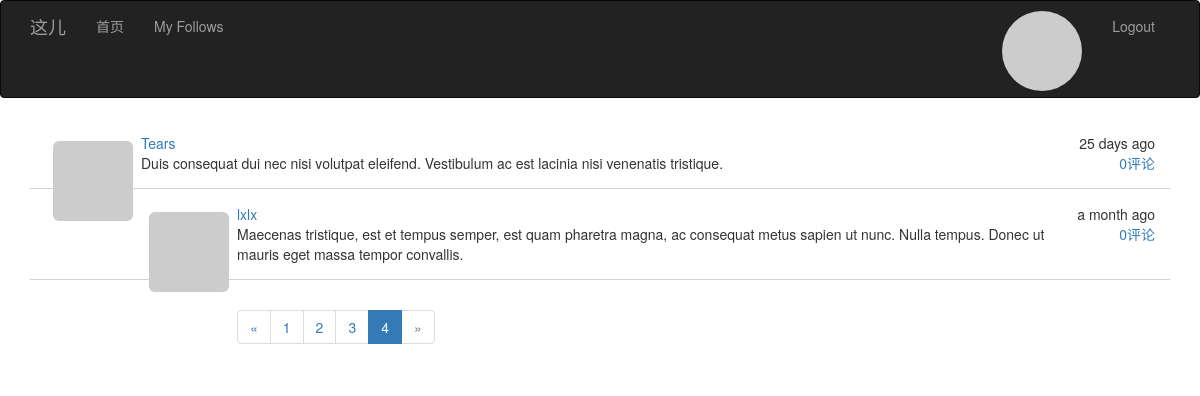
The app's page /followed_post?page=4 (signed in), older data.
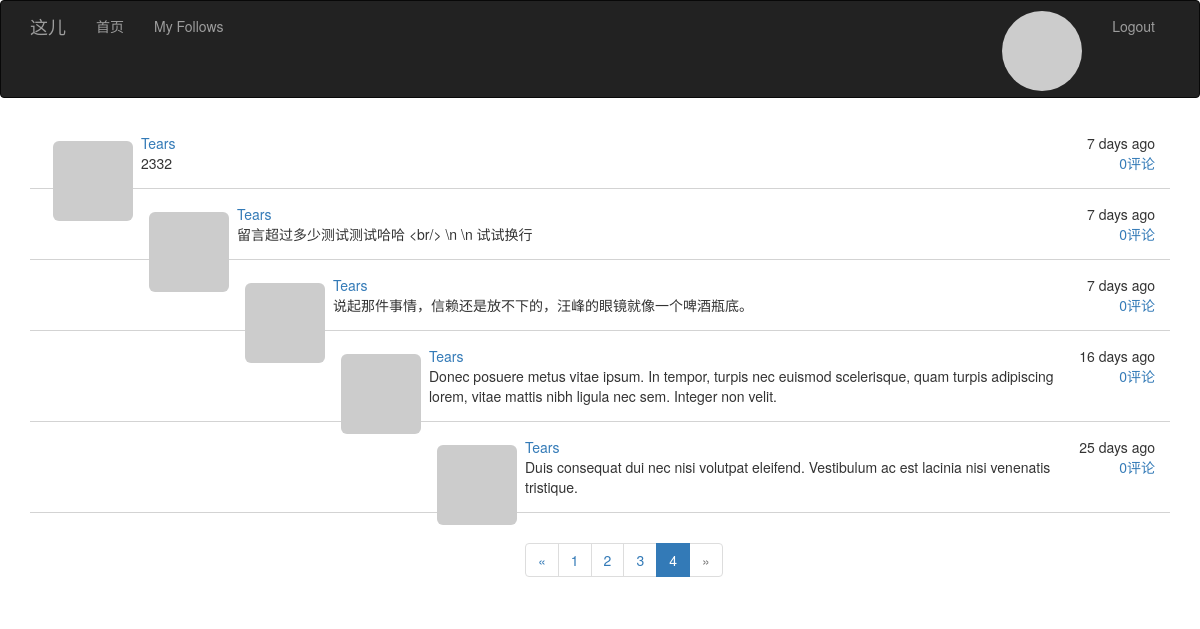
The same page, newer data.
### app/models.py (models this page shows, shortened)
class Post(db.Model):
    __tablename__ = 'posts'
    id = db.Column(db.Integer, primary_key=True)
    body = db.Column(db.Text)
    body_html = db.Column(db.Text)
    timestamp = db.Column(db.DateTime, index=True, default=datetime.utcnow)
    author_id = db.Column(db.Integer, db.ForeignKey('users.id'))
    post_type = db.Column(db.Integer, default=PostType.POST)
    parent_post_id = db.Column(db.Integer, db.ForeignKey('posts.id'))
    disabled = db.Column(db.Boolean, default=True)
    comments = db.relationship('Post', foreign_keys=[parent_post_id],
                               backref=db.backref('parent_post',
                                                  lazy='joined', remote_side=[id]),
                               cascade='all,delete-orphan',
                               lazy='dynamic'
                               )

class User(UserMixin, db.Model):
    __tablename__ = 'users'
    id = db.Column(db.Integer, primary_key=True)
    email = db.Column(db.String(64), unique=True, index=True)
    username = db.Column(db.String(64), unique=True, index=True)
    password_hash = db.Column(db.String(128))
    confirmed = db.Column(db.Boolean, default=False)
    role_id = db.Column(db.Integer, db.ForeignKey('roles.id'))
    posts = db.relationship('Post', backref='author', lazy='dynamic')
    location = db.Column(db.String(64))
    about_me = db.Column(db.Text())
    member_since = db.Column(db.DateTime(), default=datetime.utcnow)
    last_seen = db.Column(db.DateTime(), default=datetime.utcnow)
    avatar = db.Column(db.String(128))
    followed = db.relationship('Follow', foreign_keys=[Follow.follower_id],
                               backref=db.backref('follower', lazy='joined'),
                               lazy='dynamic', cascade='all, delete-orphan')
    followers = db.relationship('Follow', foreign_keys=[Follow.followed_id],
                                backref=db.backref('followed', lazy='joined'),
                                lazy='dynamic', cascade='all, delete-orphan')
    @property
    def followed_posts(self):
        return Post.query.join(Follow, Follow.followed_id == Post.author_id) \
            .filter(Follow.follower_id == self.id)
    def getAvatar(self, size=100, default='identicon', rating='g'):
        if request.is_secure:
            url = "https://secure.gravatar.com/avatar"
        else:
            url = 'http://www.gravatar.com/avatar'
        hash = self.avatar or hashlib.md5(self.email.encode('utf-8')).hexdigest()
        return '{url}/{hash}?s={size}&d={default}&r={rating}'.format(
            url=url, hash=hash, default=default, rating=rating, size=size)
    @property
    def password(self):
        raise AttributeError('password is not readable attribute')

### app/main/views.py (the view)
@main.route('/followed_post')
@login_required
def followed_posts():
    user = current_user
    page = request.args.get('page', 1, type=int)
    pagination = user.followed_posts.order_by(Post.timestamp.desc()) \
        .paginate(page, per_page=current_app.config['POSTS_PER_PAGE'], error_out=False)
    posts = pagination.items
    return render_template('followed_posts.html', endpoint='.followed_posts', user=user, pagination=pagination,
                           posts=posts)

### app/main/__init__.py (called while the page is built)
@main.app_context_processor
def inject_permissions():
    return dict(Permission=Permission)

### app/models.py (called while the page is built)
@login_manager.user_loader
def load_user(user_id):
    return User.query.get(int(user_id))

### app/templates/followed_posts.html (shortened to what this page needs)
{% extends "bootstrap_base.html" %}
{% import "bootstrap/wtf.html" as wtf %}
{% import "message.html" as message %}
{% block head %}{{ super() }}
{% endblock %}
{% block content %}
<div class="container">
    {% include '_posts.html' %}
    {% import '_posts.html' as posts%}
    {{posts.pagination_widget(pagination,endpoint)}}
</div>
{% endblock %}

### app/templates/_posts.html
<ul class="posts">
    {% for post in posts %}
    {% if post and post.author %}
    <li>
        <div class="post-thumbnail">
            <a href="{{url_for('.user',id=post.author.id)}}">
                <img src="{{ post.author.getAvatar(size=40) }}"
                     class="img-rounded profile-thumbnail"/></a>
        </div>
        <div class="post-date">{{ moment(post.timestamp).fromNow()}}</div>
        <div class="post-author"><a href="{{url_for('.user',id=post.author.id)}}">
            {{ post.author.username}}</a></div>
        <div class="post-body">
            <span class="pull-right" style="margin-left:30px"><a href="{{url_for('.post',id=post.id)}}">{{post.comments.count()}}评论</a></span>
            {% if post.body_html %}
            {{ post.body_html| safe}}
            {% else %}
            {{ post.body }}
            {% endif %}
        </div>
    </li>
    {% endif %}
    {% endfor %}
</ul>
{% macro pagination_widget(pagination,endpoint) %}
<nav aria-label="Page navigation">
    <ul class="pagination">
        <li {% if not pagination.has_prev %} class="disabled" {% endif%}>
            <a href="{% if pagination.has_prev %}{{url_for(endpoint,page=pagination.page-1,**kwargs)}}
             {%else%}#{% endif%}" aria-label="Previous">
                <span aria-hidden="true">&laquo;</span>
            </a>
        </li>
        {% for p in pagination.iter_pages()%}
        {%if p == pagination.page %}
        <li class="active"><a href="{{url_for(endpoint,page=p,**kwargs)}}">{{p}}</a>
        </li>
        {% elif p %}
        <li><a href="{{url_for(endpoint,page=p,**kwargs)}}">{{p}}</a>
        </li>
        {% else %}
        <li class="disabled"><a href="{{url_for(endpoint,page=p,**kwargs)}}">...</a>
        </li>
        {% endif%}
        {% endfor %}
        <li {% if not pagination.has_next %} class="disabled" {% endif%}>
            <a href="{% if pagination.has_next %}{{url_for(endpoint,page=pagination.page+1,**kwargs)}}
             {%else%}#{% endif%}" aria-label="Next">
                <span aria-hidden="true">&raquo;</span>
            </a>
        </li>
    </ul>
</nav>
{% endmacro %}

Row changes from the older to the newer data that the page shows:
removed Post: timestamp "a month ago", author.username "lxlx", comments.count "0", body "Maecenas tristique, est et tempus semper, est quam pharetra magna, ac consequat metus sapien ut nunc. Nulla tempus. Donec ut mauris eget massa tempor convallis."
now on this page (row unchanged): Post: timestamp "7 days ago", author.username "Tears", comments.count "0", body "2332"
now on this page (row unchanged): Post: timestamp "7 days ago", author.username "Tears", comments.count "0", body "留言超过多少测试测试哈哈 <br/> \\n \\n 试试换行"
now on this page (row unchanged): Post: timestamp "7 days ago", author.username "Tears", comments.count "0", body "说起那件事情，信赖还是放不下的，汪峰的眼镜就像一个啤酒瓶底。"
now on this page (row unchanged): Post: timestamp "16 days ago", author.username "Tears", comments.count "0", body "Donec posuere metus vitae ipsum. In tempor, turpis nec euismod scelerisque, quam turpis adipiscing lorem, vitae mattis nibh ligula nec sem. Integer non velit."
